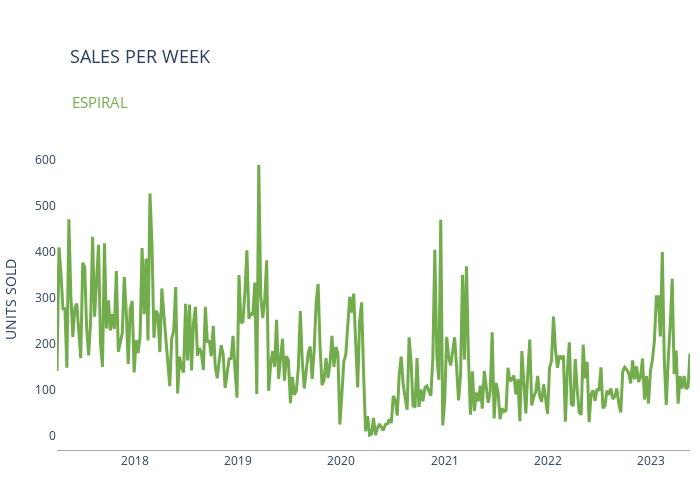

Here is the notebook cell this chart was saved with:
### Code cell
product = 'ESPIRAL'
color = 'PRETO'
step = 'week'

df_product, df_dates = product_over_year(df_vendas, product, step)
plot_product_over_year(df_product, product, step)

### Figure 1 — Plotly figure (JSON) as saved in the notebook; plotly's stock layout.template omitted (floating-point values rounded to 4 significant figures; data arrays with more than 128 entries replaced by an {"elided": "..."} marker saying what was removed)
{"data": [{"line": {"color": "rgb(114, 172, 77)", "width": 3}, "mode": "lines", "type": "scatter", "x": {"elided": "320 str values"}, "y": {"elided": "320 int values"}}], "layout": {"annotations": [{"font": {"color": "rgb(114, 172, 77)", "size": 15}, "showarrow": false, "text": "ESPIRAL", "x": 0.02, "xref": "paper", "y": 1.2, "yref": "paper"}], "height": 500, "margin": {"b": 50, "l": 10, "r": 10, "t": 150}, "plot_bgcolor": "rgba(0,0,0,0)", "title": {"font": {"size": 18}, "text": "SALES PER WEEK", "x": 0.1, "y": 0.9}, "width": 700, "xaxis": {"linecolor": "rgba(169, 169, 169, 1)", "linewidth": 1, "showline": true}, "yaxis": {"title": {"text": "UNITS SOLD"}}}}
